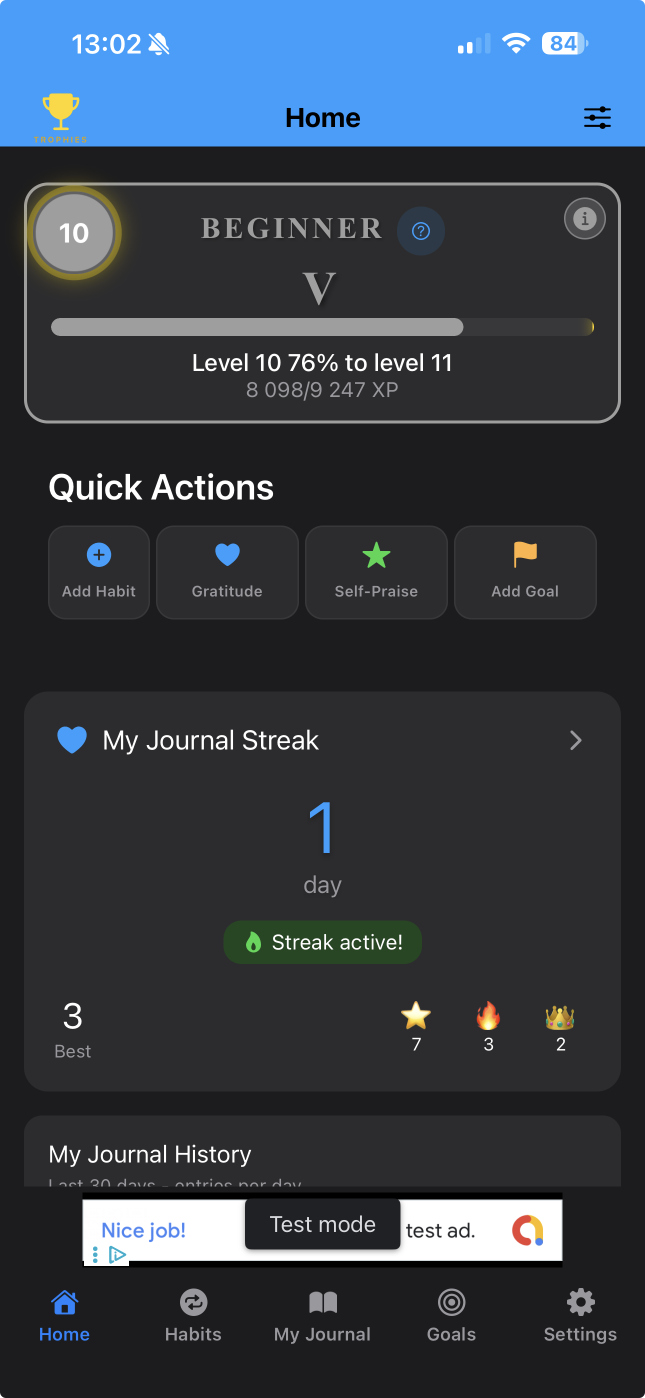
#> input picture marketing/raw/phone/en/home-raw.png, 1290 x 2796 px, found by its file name (shown at 1/2 size)
$ python 'build_marketing 2.py'
#> lines starting #> are read from the running program, lines starting #| are printed output that depends on the picture; after the words box and inside, x2 and y2 are one past the last pixel; in counts of white or black regions, pixels touching at a corner belong together; pictures that were not available may be replaced by others from this repository, and a replacement may not be noted
#!/usr/bin/env python3
"""
SelfRise V2 - App Store Marketing Screenshot Generator
Converts raw home screen screenshot into premium App Store marketing image.

Test version: single screenshot, dark theme, EN.
Outputs at iPhone 6.7" Pro Max App Store size (1290x2796).
"""

from PIL import Image, ImageDraw, ImageFont, ImageFilter
import numpy as np
import os
import sys

# === Constants ===
PROJECT_ROOT = "/Users/turage/Documents/SelfRiseV2"
RAW_SCREENSHOT = f"{PROJECT_ROOT}/marketing/raw/home-raw.png"
MOCKUP = "/Users/turage/.claude/skills/app-store-screenshots/mockup.png"
OUTPUT_DIR = f"{PROJECT_ROOT}/marketing/final"
OUTPUT_FILE = f"{OUTPUT_DIR}/home-en-dark-iphone67-test1.png"

# Final canvas (App Store iPhone 6.7" Pro Max)
FINAL_W, FINAL_H = 1290, 2796

# === Helpers ===
def load_font(size, bold=False):
    candidates = [
        "/System/Library/Fonts/SFCompact.ttf",
        "/System/Library/Fonts/SFNS.ttf",
        "/System/Library/Fonts/HelveticaNeue.ttc",
        "/System/Library/Fonts/Supplemental/Arial Black.ttf",
    ]
    for fp in candidates:
        if os.path.exists(fp):
            try:
                return ImageFont.truetype(fp, size)
            except Exception:
                continue
    return ImageFont.load_default()


def draw_clean_status_bar(img: Image.Image):
    """Overlay clean Apple-style status bar (9:41, full battery, full WiFi/signal)."""
    draw = ImageDraw.Draw(img)
    w, h = img.size

    # Sample header background color (just below status bar)
    bg = img.getpixel((w // 2, 130))
    print(f"[status-bar] header bg sampled: {bg}")

    # Clear the original status bar area (keep header color)
    STATUS_H = 130
    draw.rectangle([0, 0, w, STATUS_H], fill=bg)

    # Determine icon color based on header brightness
    # If header is dark, use white; else black
    brightness = (bg[0] * 299 + bg[1] * 587 + bg[2] * 114) / 1000
    icon_color = "white" if brightness < 128 else "black"

    # --- Time "9:41" on left ---
    time_font = load_font(54)
    draw.text((54, 48), "9:41", fill=icon_color, font=time_font)

    # --- Right side icons (signal, wifi, battery) ---
    # Battery (rightmost) - 100% white-filled rounded rectangle
    batt_w, batt_h = 80, 38
    batt_x = w - 60 - batt_w
    batt_y = 56
    # Outer outline
    draw.rounded_rectangle(
        [batt_x, batt_y, batt_x + batt_w, batt_y + batt_h],
        radius=10, outline=icon_color, width=3
    )
    # Battery tip
    draw.rectangle(
        [batt_x + batt_w + 3, batt_y + 12, batt_x + batt_w + 9, batt_y + batt_h - 12],
        fill=icon_color
    )
    # Filled portion (100%)
    draw.rounded_rectangle(
        [batt_x + 5, batt_y + 5, batt_x + batt_w - 5, batt_y + batt_h - 5],
        radius=6, fill=icon_color
    )

    # WiFi icon (simplified arc/triangle) - to the left of battery
    wifi_x = batt_x - 80
    wifi_y = batt_y + 4
    # Draw 4 arcs (concentric)
    for i in range(4):
        r = 14 + i * 8
        draw.arc(
            [wifi_x - r + 25, wifi_y - r + 30, wifi_x + r + 25, wifi_y + r + 30],
            start=225, end=315, fill=icon_color, width=4
        )
    # Solid dot at bottom of wifi
    draw.ellipse([wifi_x + 22, wifi_y + 27, wifi_x + 30, wifi_y + 35], fill=icon_color)

    # Signal bars (4 bars increasing) - leftmost of right group
    sig_x = wifi_x - 90
    sig_y_base = batt_y + batt_h
    bar_w = 8
    bar_gap = 6
    for i in range(4):
        bar_h = 8 + i * 8
        x0 = sig_x + i * (bar_w + bar_gap)
        y0 = sig_y_base - bar_h
        draw.rounded_rectangle(
            [x0, y0, x0 + bar_w, sig_y_base],
            radius=2, fill=icon_color
        )


def mask_admob(img: Image.Image):
    """Cover AdMob banner with dark theme color (precisely measured Y range)."""
    draw = ImageDraw.Draw(img)
    w, h = img.size

    # Precise AdMob Y range measured via brightness scan:
    # y=2395-2525: AdMob banner (brightness 124-195, light)
    # y=2525+: dark (back to normal app)
    ADMOB_TOP = 2390
    ADMOB_BOTTOM = 2530
    DARK_BG = (28, 28, 30)  # #1C1C1E (colors.backgroundSecondary)

    draw.rectangle([0, ADMOB_TOP, w, ADMOB_BOTTOM], fill=DARK_BG)
    print(f"[admob] masked y={ADMOB_TOP}-{ADMOB_BOTTOM}")


def detect_screen_area(mockup: Image.Image):
    """Detect the black screen area inside iPhone mockup. Returns (x, y, w, h)."""
    arr = np.array(mockup.convert("RGBA"))
    # Black pixels with full alpha
    mask = (
        (arr[:, :, 0] < 25) &
        (arr[:, :, 1] < 25) &
        (arr[:, :, 2] < 25) &
        (arr[:, :, 3] > 200)
    )
    ys, xs = np.where(mask)
    if len(ys) == 0:
        # Fallback estimate
        w, h = mockup.size
        return (30, 30, w - 60, h - 60)
    x0, x1 = int(xs.min()), int(xs.max())
    y0, y1 = int(ys.min()), int(ys.max())
    return (x0, y0, x1 - x0, y1 - y0)


def make_gradient(w, h):
    """Premium dark navy → deep purple gradient."""
    grad = Image.new("RGB", (w, h))
    gd = ImageDraw.Draw(grad)
    # Top: deep slate-navy (#0F172A) → bottom: rich purple (#4C1D95)
    top = (15, 23, 42)
    bottom = (76, 29, 149)
    for y in range(h):
        t = y / h
        r = int(top[0] + (bottom[0] - top[0]) * t)
        g = int(top[1] + (bottom[1] - top[1]) * t)
        b = int(top[2] + (bottom[2] - top[2]) * t)
        gd.line([(0, y), (w, y)], fill=(r, g, b))

    # Subtle radial highlight (top-center)
    overlay = Image.new("RGBA", (w, h), (0, 0, 0, 0))
    od = ImageDraw.Draw(overlay)
    # Soft white-blue glow
    cx, cy = w // 2, h // 6
    for r in range(800, 0, -40):
        alpha = max(0, int(40 * (1 - r / 800)))
        od.ellipse(
            [cx - r, cy - r, cx + r, cy + r],
            fill=(99, 102, 241, alpha)
        )
    overlay = overlay.filter(ImageFilter.GaussianBlur(radius=80))
    grad_rgba = grad.convert("RGBA")
    grad_rgba = Image.alpha_composite(grad_rgba, overlay)
    return grad_rgba.convert("RGB")


# === Main ===
def main():
    print(f"Loading: {RAW_SCREENSHOT}")
    raw = Image.open(RAW_SCREENSHOT).convert("RGB")
    print(f"Loading: {MOCKUP}")
    mockup = Image.open(MOCKUP).convert("RGBA")
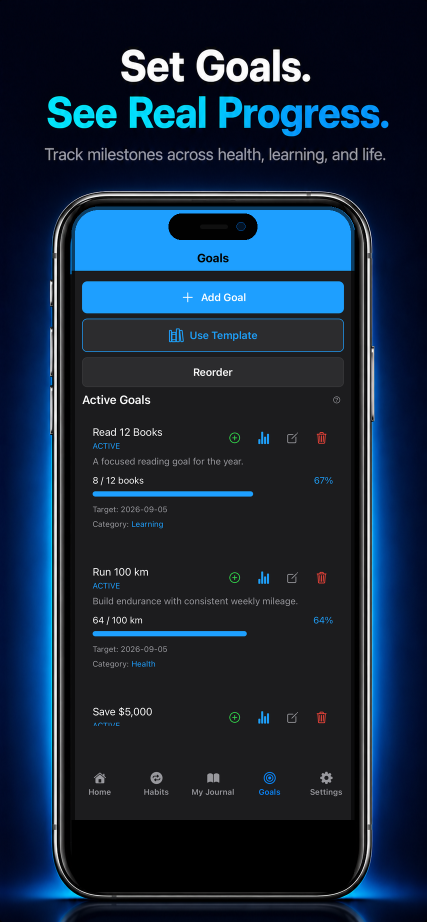
#> input picture marketing/archive/generator-tests/05-goals-progress-rejected-hybrid.png, 853 x 1844 px, given in place of mockup.png, which was not available (shown at 1/2 size)
    print(f"Raw: {raw.size}  Mockup: {mockup.size}")
#| Raw: (1290, 2796)  Mockup: (853, 1844)

    # --- Step 1: Clean raw screenshot ---
    print("[step 1] Cleaning status bar...")
    draw_clean_status_bar(raw)
#> in draw_clean_status_bar, `bg = img.getpixel((w // 2, 130))`: bg = (76, 157, 248)
#| [status-bar] header bg sampled: (76, 157, 248)
#> in draw_clean_status_bar, `brightness = (bg[0] * 299 + bg[1] * 587 + bg[2] * 114) / 1000`: brightness = 143.2
#> in draw_clean_status_bar, `icon_color = "white" if brightness < 128 else "black"`: icon_color = 'black'

    print("[step 2] Masking AdMob banner...")
    mask_admob(raw)

    # Save intermediate (for debugging)
    intermediate = f"{OUTPUT_DIR}/_intermediate-cleaned.png"
    raw.save(intermediate)
    print(f"[debug] Saved intermediate: {intermediate}")

    # --- Step 3: Detect mockup screen area & insert screenshot ---
    print("[step 3] Detecting mockup screen area...")
    sx, sy, sw, sh = detect_screen_area(mockup)
#> in detect_screen_area, `mask = ( (arr[:, :, 0] < 25) & (arr[:, :, 1] < 25) & (arr[:, :, 2] < 2..`:
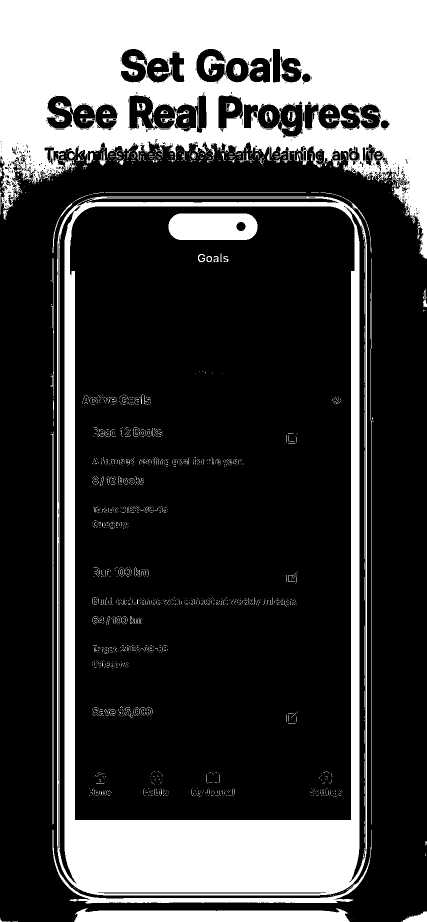
#> mask: shape (1844, 853) bool (shown at 1/2 size); 26.9% white; 2020 white regions (1938 under 20 px), largest, box (x1, y1, x2, y2) and area: (0, 0, 853, 518) 233921, (114, 393, 734, 1791) 146251, (148, 1816, 700, 1844) 12391
#> in detect_screen_area, `x0, x1 = int(xs.min()), int(xs.max())`: x0 = 0; x1 = 852
#> in detect_screen_area, `y0, y1 = int(ys.min()), int(ys.max())`: y0 = 0; y1 = 1843
#> sx = 0; sy = 0; sw = 852; sh = 1843
    print(f"[step 3] Screen area: x={sx} y={sy} w={sw} h={sh}")
#| [step 3] Screen area: x=0 y=0 w=852 h=1843

    print("[step 4] Resizing screenshot to fit screen...")
    shot_resized = raw.resize((sw, sh), Image.LANCZOS).convert("RGBA")

    print("[step 5] Compositing screenshot into mockup...")
    mockup_with_shot = mockup.copy()
    mockup_with_shot.paste(shot_resized, (sx, sy))

    # --- Step 6: Build final canvas ---
    print("[step 6] Building final canvas with gradient + copy...")
    final = make_gradient(FINAL_W, FINAL_H)
#> in make_gradient, `grad = Image.new("RGB", (w, h))`: grad: PIL image 1290x2796 RGB; every value is 0
#> in make_gradient, `overlay = Image.new("RGBA", (w, h), (0, 0, 0, 0))`: overlay: PIL image 1290x2796 RGBA; every value is 0
#> in make_gradient, `grad_rgba = Image.alpha_composite(grad_rgba, overlay)`:
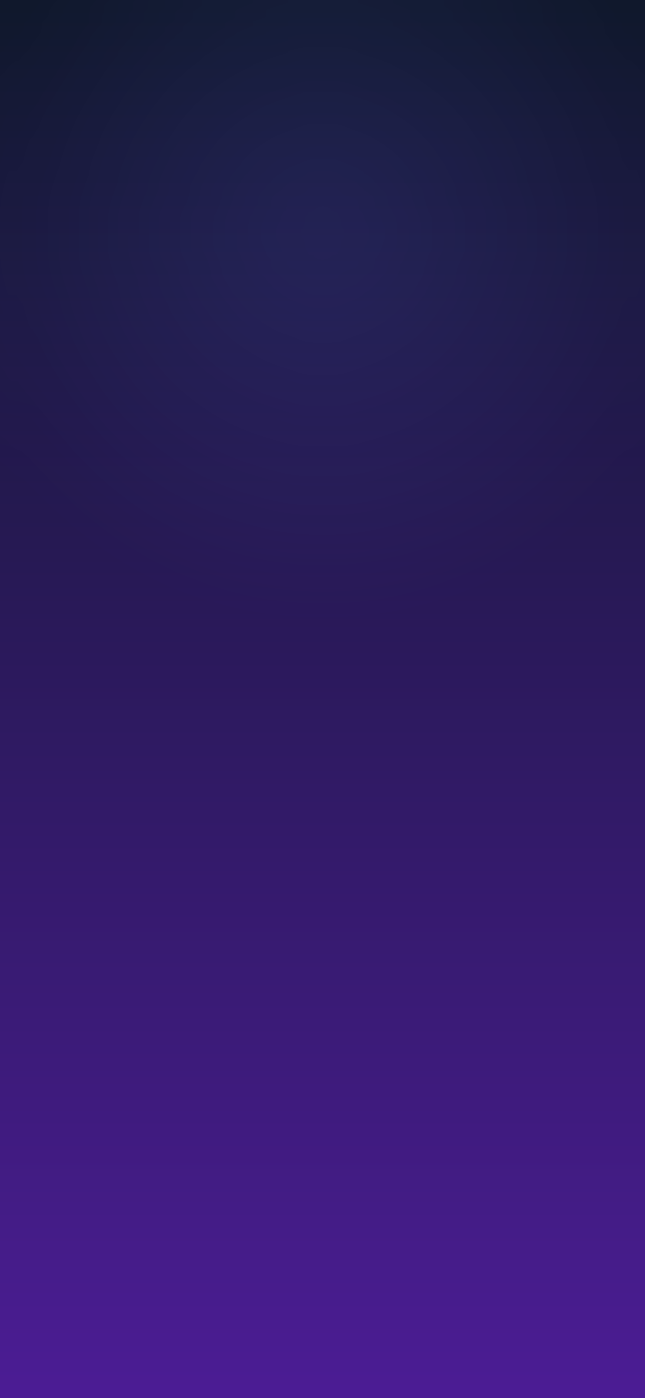
#> grad_rgba: PIL image 1290x2796 RGBA (shown at 1/2 size); mean R, G, B, A 46.8, 27.4, 99.4, 255

    # Marketing copy
    draw = ImageDraw.Draw(final)
    headline_font = load_font(140)
    subtitle_font = load_font(56)

    # Headline (2 lines, left-aligned with margin)
    margin_x = 90
    draw.text((margin_x, 230), "Level up", fill="white", font=headline_font)
    draw.text((margin_x, 380), "your habits.", fill="white", font=headline_font)

    # Subtitle
    draw.text((margin_x, 570), "Track. Reflect. Grow.", fill=(200, 210, 245), font=subtitle_font)

    # --- Step 7: Place phone mockup ---
    print("[step 7] Placing phone mockup...")
    target_w = int(FINAL_W * 0.85)
    scale = target_w / mockup_with_shot.width
#> scale = 1.28
    target_h = int(mockup_with_shot.height * scale)
#> target_h = 2369
    mockup_resized = mockup_with_shot.resize((target_w, target_h), Image.LANCZOS)

    phone_x = (FINAL_W - target_w) // 2
    phone_y = 740  # Below copy

    # Add soft shadow under phone
    shadow = Image.new("RGBA", (FINAL_W, FINAL_H), (0, 0, 0, 0))
    sd = ImageDraw.Draw(shadow)
    shadow_offset_y = 30
    sd.rounded_rectangle(
        [phone_x + 20, phone_y + shadow_offset_y,
         phone_x + target_w - 20, phone_y + target_h + shadow_offset_y],
        radius=120, fill=(0, 0, 0, 120)
    )
    shadow = shadow.filter(ImageFilter.GaussianBlur(radius=40))
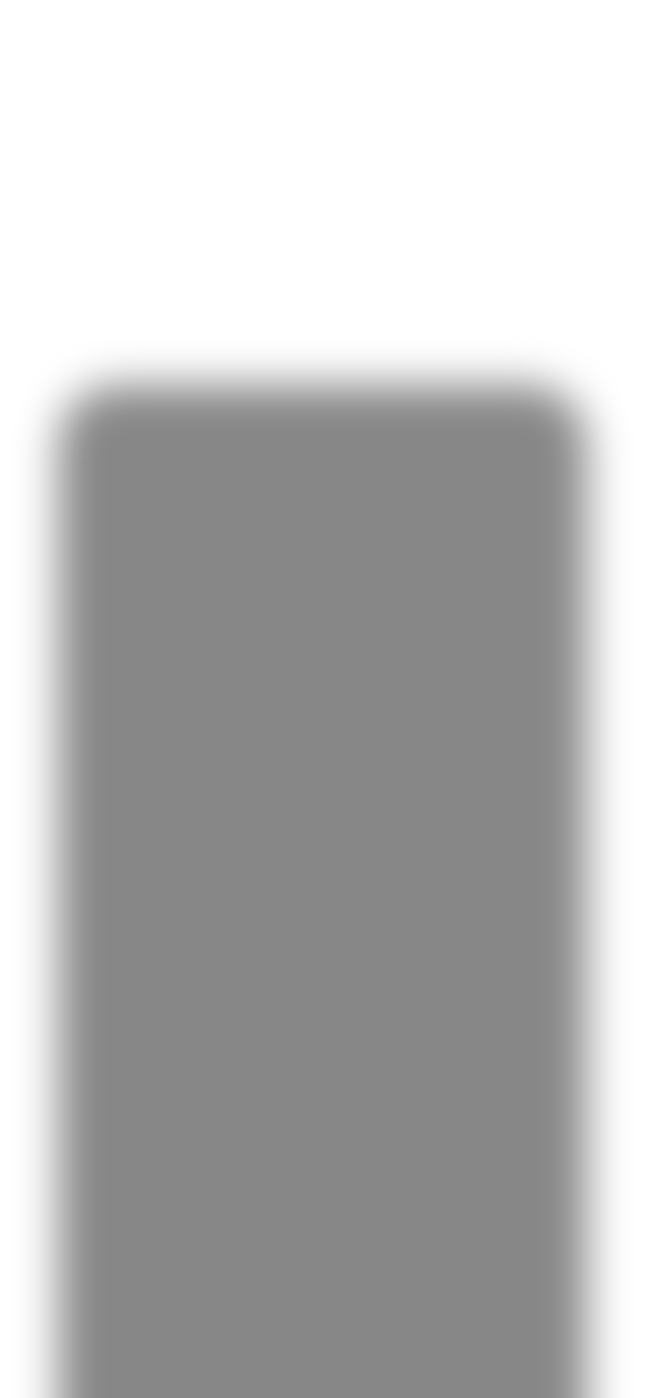
#> shadow: PIL image 1290x2796 RGBA (shown at 1/2 size); mean R, G, B, A 0, 0, 0, 71; transparent parts drawn white

    final_rgba = final.convert("RGBA")
    final_rgba = Image.alpha_composite(final_rgba, shadow)
    final_rgba.paste(mockup_resized, (phone_x, phone_y), mockup_resized)
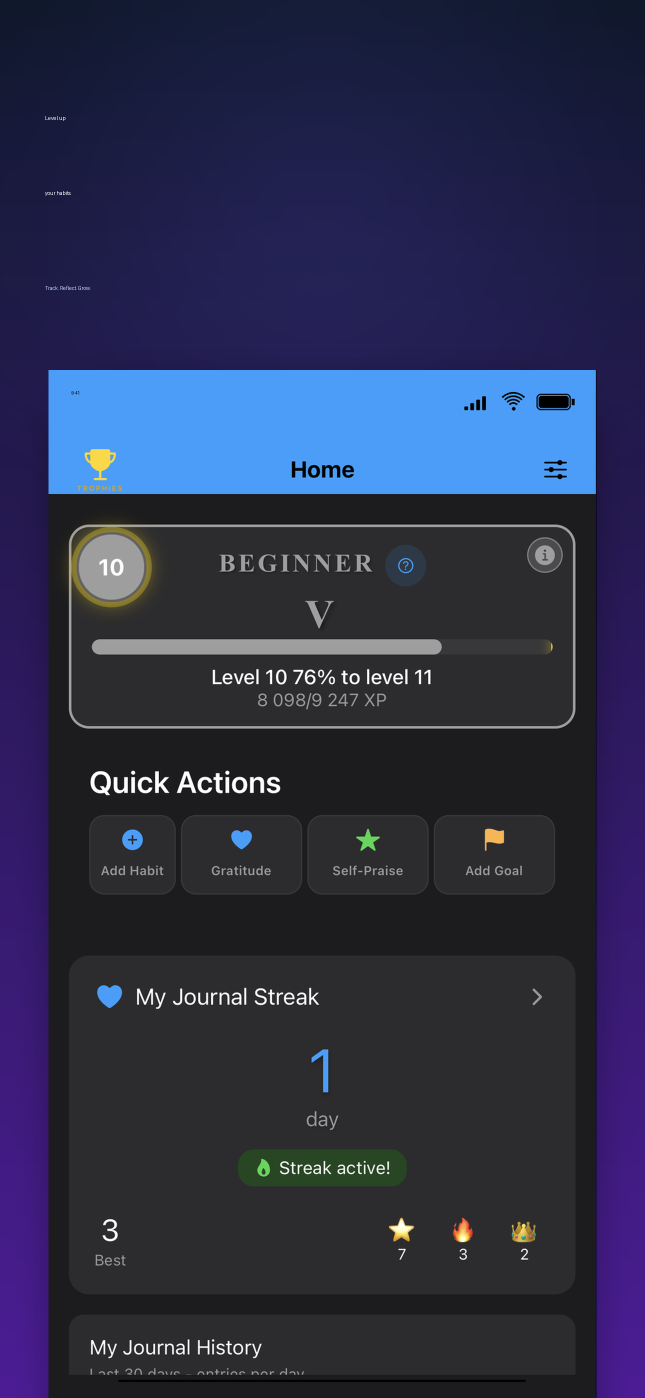
#> final_rgba: PIL image 1290x2796 RGBA (shown at 1/2 size); mean R, G, B, A 43.8, 47.4, 74, 255

    # --- Step 8: Save ---
    os.makedirs(OUTPUT_DIR, exist_ok=True)
    final_out = final_rgba.convert("RGB")
    final_out.save(OUTPUT_FILE, "PNG", optimize=True)
    print(f"[done] Saved: {OUTPUT_FILE}")
    print(f"[done] Size: {final_out.size}")
#| [done] Size: (1290, 2796)


if __name__ == "__main__":
    main()
